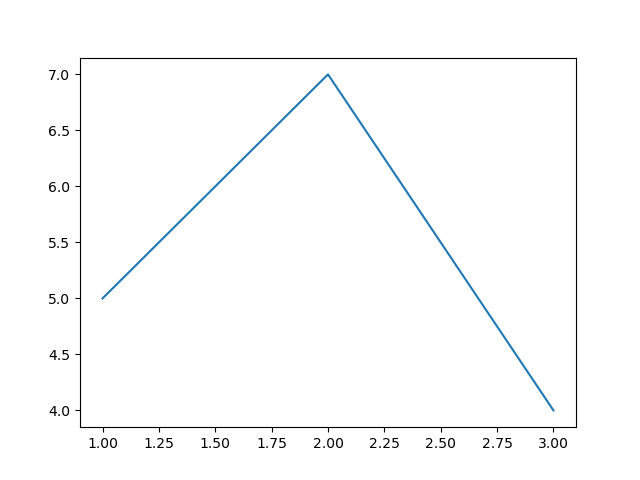

This figure's Python source:
import matplotlib.pyplot as plt


plt.plot([1,2,3],[5,7,4])

plt.show()
